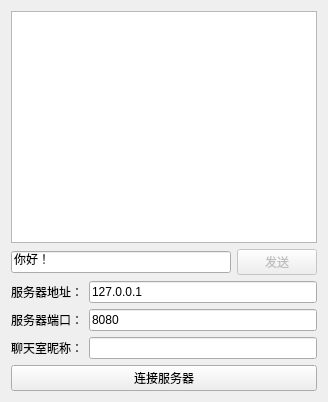
<?xml version="1.0" encoding="UTF-8"?>
<ui version="4.0">
 <class>TcpClientDialog</class>
 <widget class="QDialog" name="TcpClientDialog">
  <property name="geometry">
   <rect>
    <x>0</x>
    <y>0</y>
    <width>328</width>
    <height>402</height>
   </rect>
  </property>
  <property name="windowTitle">
   <string>Dialog</string>
  </property>
  <layout class="QVBoxLayout" name="verticalLayout">
   <item>
    <widget class="QListWidget" name="listWidget"/>
   </item>
   <item>
    <layout class="QHBoxLayout" name="horizontalLayout">
     <item>
      <widget class="QLineEdit" name="messageEdit">
       <property name="text">
        <string>你好！</string>
       </property>
      </widget>
     </item>
     <item>
      <widget class="QPushButton" name="sendButton">
       <property name="enabled">
        <bool>false</bool>
       </property>
       <property name="text">
        <string>发送</string>
       </property>
      </widget>
     </item>
    </layout>
   </item>
   <item>
    <layout class="QGridLayout" name="gridLayout">
     <item row="0" column="0">
      <widget class="QLabel" name="label">
       <property name="text">
        <string>服务器地址：</string>
       </property>
      </widget>
     </item>
     <item row="0" column="1">
      <widget class="QLineEdit" name="serverIpEdit">
       <property name="text">
        <string>127.0.0.1</string>
       </property>
      </widget>
     </item>
     <item row="1" column="0">
      <widget class="QLabel" name="label_2">
       <property name="text">
        <string>服务器端口：</string>
       </property>
      </widget>
     </item>
     <item row="1" column="1">
      <widget class="QLineEdit" name="serverPortEdit">
       <property name="text">
        <string>8080</string>
       </property>
      </widget>
     </item>
     <item row="2" column="0">
      <widget class="QLabel" name="label_3">
       <property name="text">
        <string>聊天室昵称：</string>
       </property>
      </widget>
     </item>
     <item row="2" column="1">
      <widget class="QLineEdit" name="usernameEdit"/>
     </item>
    </layout>
   </item>
   <item>
    <widget class="QPushButton" name="connectButton">
     <property name="text">
      <string>连接服务器</string>
     </property>
    </widget>
   </item>
  </layout>
 </widget>
 <resources/>
 <connections/>
</ui>
